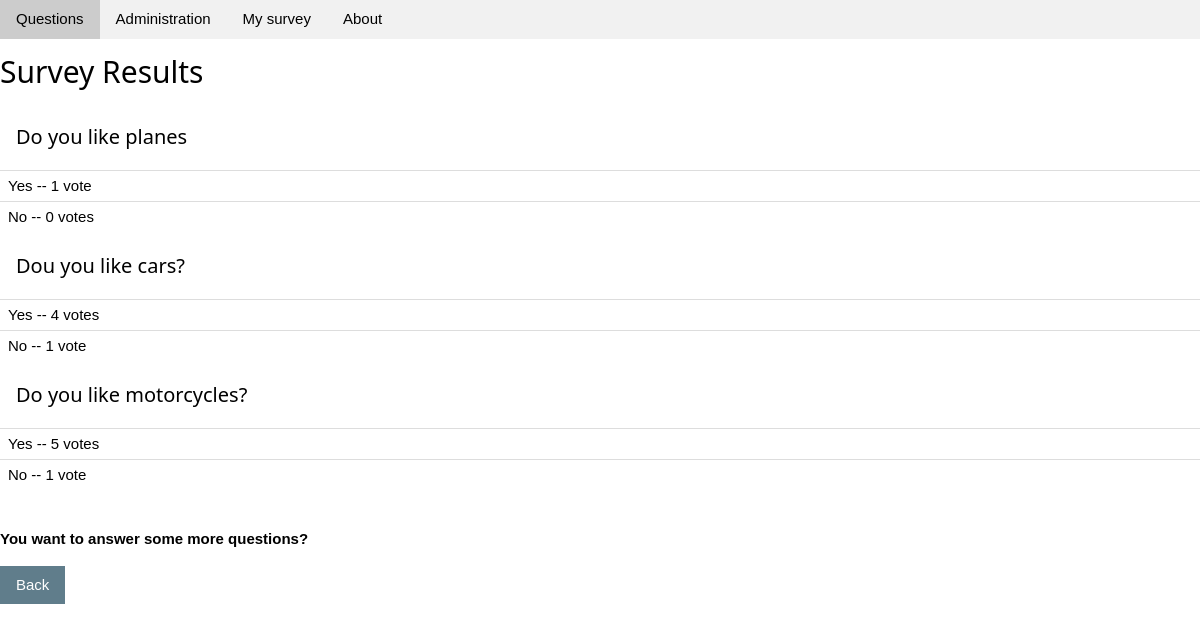
Screenshot of /polls/survey/survey_result with the database file from the repository.
### polls/models.py (models this page shows, shortened)
class Question(models.Model):
    question_text = models.CharField(max_length=200)
    pub_date = models.DateTimeField('date published')
    survey = models.BooleanField(default=False)
    def was_published_recently(self):
        now = timezone.now()
        return now - datetime.timedelta(days=1) <= self.pub_date <= now
    was_published_recently.admin_order_field = 'pub_date'
    was_published_recently.boolean = True
    was_published_recently.short_description = 'Published recently?'

class Choice(models.Model):
    question = models.ForeignKey(Question, on_delete=models.CASCADE)
    choice_text = models.CharField(max_length=200)
    votes = models.IntegerField(default=0)

### polls/views.py (the view)
# urls.py: path("survey/survey_result", views.SurveyResultView.as_view(), name="survey_result")
class SurveyResultView(generic.ListView):
    model = Question
    template_name = "polls/survey_result.html"
    context_object_name = 'survey_result_list'
    def get_queryset(self):
        return Question.objects.filter(survey=True, pub_date__lte=timezone.now()).order_by('-pub_date')

### polls/templates/polls/survey_result.html (shortened to what this page needs)
{% extends "polls/base.html" %}
{% block content %}
<h2>Survey Results</h2>
    {% if survey_result_list %}
    {% for question in survey_result_list %}
        <ul class="w3-ul">
            <li><h4>{{ question.question_text }}</h4></li>
        {% for choice in question.choice_set.all %}
            <li class="w3-padding-small">{{ choice.choice_text }} -- {{ choice.votes }} vote{{ choice.votes|pluralize }}</li>
        {% endfor %}
        </ul>
    {% endfor %}
    {% else %}
        <p>No survey right now. Come back later :)</p>
    {% endif %}
    <br>
    <p><b>You want to answer some more questions?</b></p> <a href="{% url 'polls:survey' %}" type="button"
                                                             class="w3-btn w3-blue-grey">Back</a>
{% endblock %}

### polls/templates/polls/base.html (shortened to what this page needs)
<!DOCTYPE html>
<html lang="en">
<head>
    {% block styles %}
        {% load static %}
        <link rel="stylesheet" type="text/css" href="{% static 'polls/style.css' %}">
    {% endblock styles %}
</head>
<body>
    {% block navbar %}
    <div class="w3-bar w3-light-grey">
        <a href="{% url 'polls:index'  %}" class="w3-bar-item w3-button">Questions</a>
        <a href="{% url 'admin:index' %}" class="w3-bar-item w3-button">Administration</a>
        <a href="{% url 'polls:survey' %}" class="w3-bar-item w3-button">My survey</a>
        <a href="{% url 'polls:about' %}" class="w3-bar-item w3-button">About</a>
    </div>
    {% endblock navbar %}
{% block content %}
{% endblock %}
</body>
</html>

### polls/static/polls/style.css (style rules this page uses)
*,*:before,*:after { box-sizing:inherit }
html { -ms-text-size-adjust:100%;-webkit-text-size-adjust:100% }
body { margin:0 }
a { background-color:transparent }
b,strong { font-weight:bolder }
button,[type=button],[type=reset],[type=submit] { -webkit-appearance:button }
html,body { font-family:Verdana,sans-serif;font-size:15px;line-height:1.5 }
html { overflow-x:hidden }
h2 { font-size:30px }
h4 { font-size:20px }
h1,h2,h3,h4,h5,h6 { font-family:"Segoe UI",Arial,sans-serif;font-weight:400;margin:10px 0 }
a { color:inherit }
.w3-btn,.w3-button { border:none;display:inline-block;padding:8px 16px;vertical-align:middle;overflow:hidden;text-decoration:none;color:inherit;background-color:inherit;text-align:center;cursor:pointer;white-space:nowrap }
.w3-btn,.w3-button { -webkit-touch-callout:none;-webkit-user-select:none;-khtml-user-select:none;-moz-user-select:none;-ms-user-select:none;user-select:none }
.w3-ul { list-style-type:none;padding:0;margin:0 }
.w3-ul li { padding:8px 16px;border-bottom:1px solid #ddd }
.w3-ul li:last-child { border-bottom:none }
.w3-bar { width:100%;overflow:hidden }
.w3-bar .w3-bar-item { padding:8px 16px;float:left;width:auto;border:none;display:block;outline:0 }
.w3-bar .w3-button { white-space:normal }
.w3-container:after,.w3-container:before,.w3-panel:after,.w3-panel:before,.w3-row:after,.w3-row:before,.w3-row-padding:after,.w3-row-padding:before, .w3-cell-row:before,.w3-cell-row:after,.w3-clear:after,.w3-clear:before,.w3-bar:before,.w3-bar:after { content:"";display:table;clear:both }
.w3-padding-small { padding:4px 8px!important }
.w3-blue-grey,.w3-hover-blue-grey:hover,.w3-blue-gray,.w3-hover-blue-gray:hover { color:#fff!important;background-color:#607d8b!important }
.w3-light-grey,.w3-hover-light-grey:hover,.w3-light-gray,.w3-hover-light-gray:hover { color:#000!important;background-color:#f1f1f1!important }

### rows the page displays
Question: question_text "Do you like planes"
Choice: choice_text "Yes", votes "1"
Choice: choice_text "No", votes "0"
Question: question_text "Dou you like cars?"
Choice: choice_text "Yes", votes "4"
Choice: choice_text "No", votes "1"
Question: question_text "Do you like motorcycles?"
Choice: choice_text "Yes", votes "5"
Choice: choice_text "No", votes "1"
